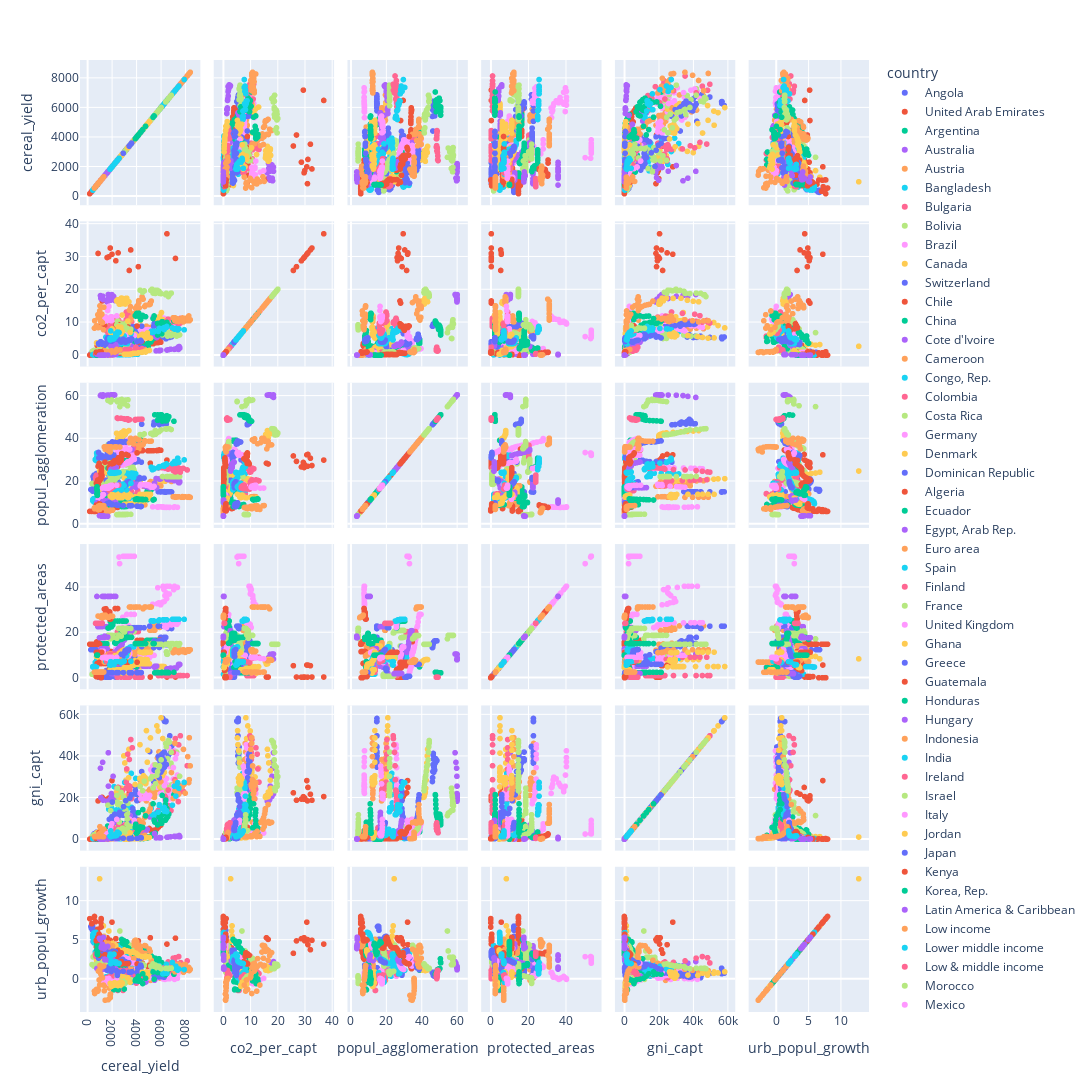

Notebook code for this chart:
### Code cell
fig = px.scatter_matrix(data,
    dimensions=["cereal_yield","co2_per_capt", "popul_agglomeration", 
                "protected_areas","gni_capt", "urb_popul_growth"], width=2000, height=4000,
    color="country")
fig.show()
